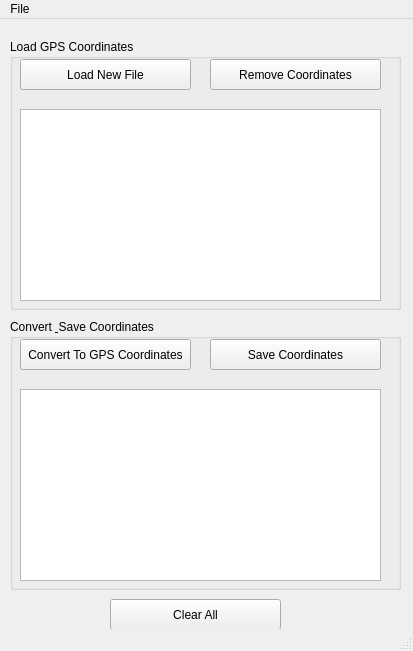
<?xml version="1.0" encoding="UTF-8"?>
<ui version="4.0">
 <class>MainWindow</class>
 <widget class="QMainWindow" name="MainWindow">
  <property name="geometry">
   <rect>
    <x>0</x>
    <y>0</y>
    <width>413</width>
    <height>651</height>
   </rect>
  </property>
  <property name="windowTitle">
   <string>GPS Coordinate Converter</string>
  </property>
  <widget class="QWidget" name="centralwidget">
   <widget class="QGroupBox" name="groupBox">
    <property name="geometry">
     <rect>
      <x>10</x>
      <y>300</y>
      <width>391</width>
      <height>271</height>
     </rect>
    </property>
    <property name="title">
     <string>Convert &amp; Save Coordinates</string>
    </property>
    <widget class="QListWidget" name="convertedList">
     <property name="geometry">
      <rect>
       <x>10</x>
       <y>70</y>
       <width>361</width>
       <height>192</height>
      </rect>
     </property>
    </widget>
    <widget class="QPushButton" name="btnSaveCoordinates">
     <property name="geometry">
      <rect>
       <x>200</x>
       <y>20</y>
       <width>171</width>
       <height>31</height>
      </rect>
     </property>
     <property name="text">
      <string>Save Coordinates</string>
     </property>
    </widget>
    <widget class="QPushButton" name="btnConvertToGPSCoordinates">
     <property name="geometry">
      <rect>
       <x>10</x>
       <y>20</y>
       <width>171</width>
       <height>31</height>
      </rect>
     </property>
     <property name="text">
      <string>Convert To GPS Coordinates</string>
     </property>
    </widget>
   </widget>
   <widget class="QGroupBox" name="groupBox_2">
    <property name="geometry">
     <rect>
      <x>10</x>
      <y>20</y>
      <width>391</width>
      <height>271</height>
     </rect>
    </property>
    <property name="title">
     <string>Load GPS Coordinates</string>
    </property>
    <widget class="QPushButton" name="btnRemoveCoordinates">
     <property name="geometry">
      <rect>
       <x>200</x>
       <y>20</y>
       <width>171</width>
       <height>31</height>
      </rect>
     </property>
     <property name="text">
      <string>Remove Coordinates</string>
     </property>
    </widget>
    <widget class="QListWidget" name="loadList">
     <property name="geometry">
      <rect>
       <x>10</x>
       <y>70</y>
       <width>361</width>
       <height>192</height>
      </rect>
     </property>
    </widget>
    <widget class="QPushButton" name="btnLoadNewFile">
     <property name="geometry">
      <rect>
       <x>10</x>
       <y>20</y>
       <width>171</width>
       <height>31</height>
      </rect>
     </property>
     <property name="text">
      <string>Load New File</string>
     </property>
    </widget>
   </widget>
   <widget class="QPushButton" name="btnClearAll">
    <property name="geometry">
     <rect>
      <x>110</x>
      <y>580</y>
      <width>171</width>
      <height>31</height>
     </rect>
    </property>
    <property name="text">
     <string>Clear All</string>
    </property>
   </widget>
  </widget>
  <widget class="QMenuBar" name="menubar">
   <property name="geometry">
    <rect>
     <x>0</x>
     <y>0</y>
     <width>413</width>
     <height>21</height>
    </rect>
   </property>
   <widget class="QMenu" name="menuFile">
    <property name="title">
     <string>File</string>
    </property>
    <addaction name="actionLoad_New_File"/>
    <addaction name="actionSave"/>
    <addaction name="actionExit"/>
   </widget>
   <addaction name="menuFile"/>
  </widget>
  <widget class="QStatusBar" name="statusbar"/>
  <action name="actionExit">
   <property name="text">
    <string>Exit</string>
   </property>
  </action>
  <action name="actionLoad_New_File">
   <property name="text">
    <string>Load New File</string>
   </property>
  </action>
  <action name="actionSave">
   <property name="text">
    <string>Save</string>
   </property>
  </action>
 </widget>
 <resources/>
 <connections/>
</ui>
